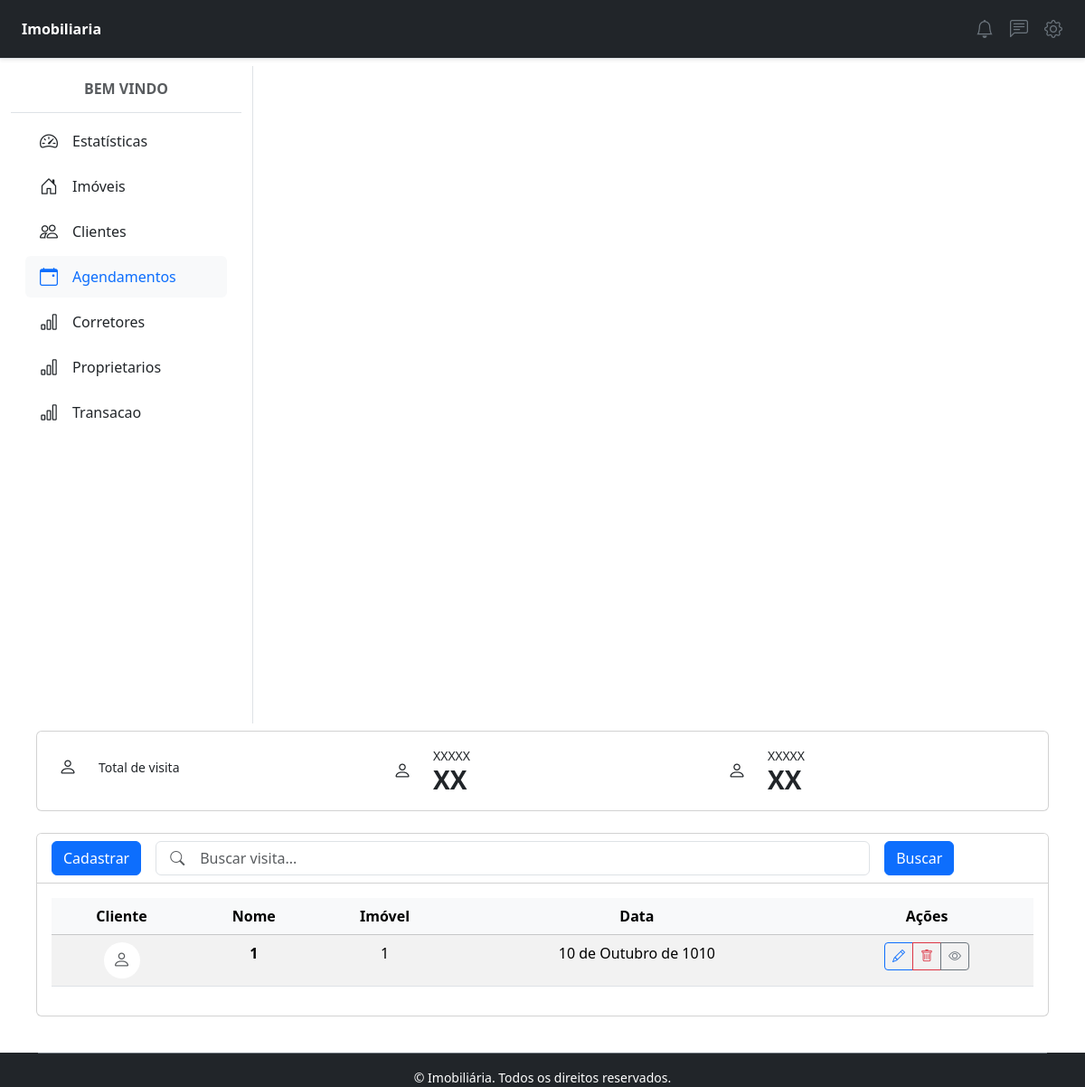
The app's page /visitas/, older data.
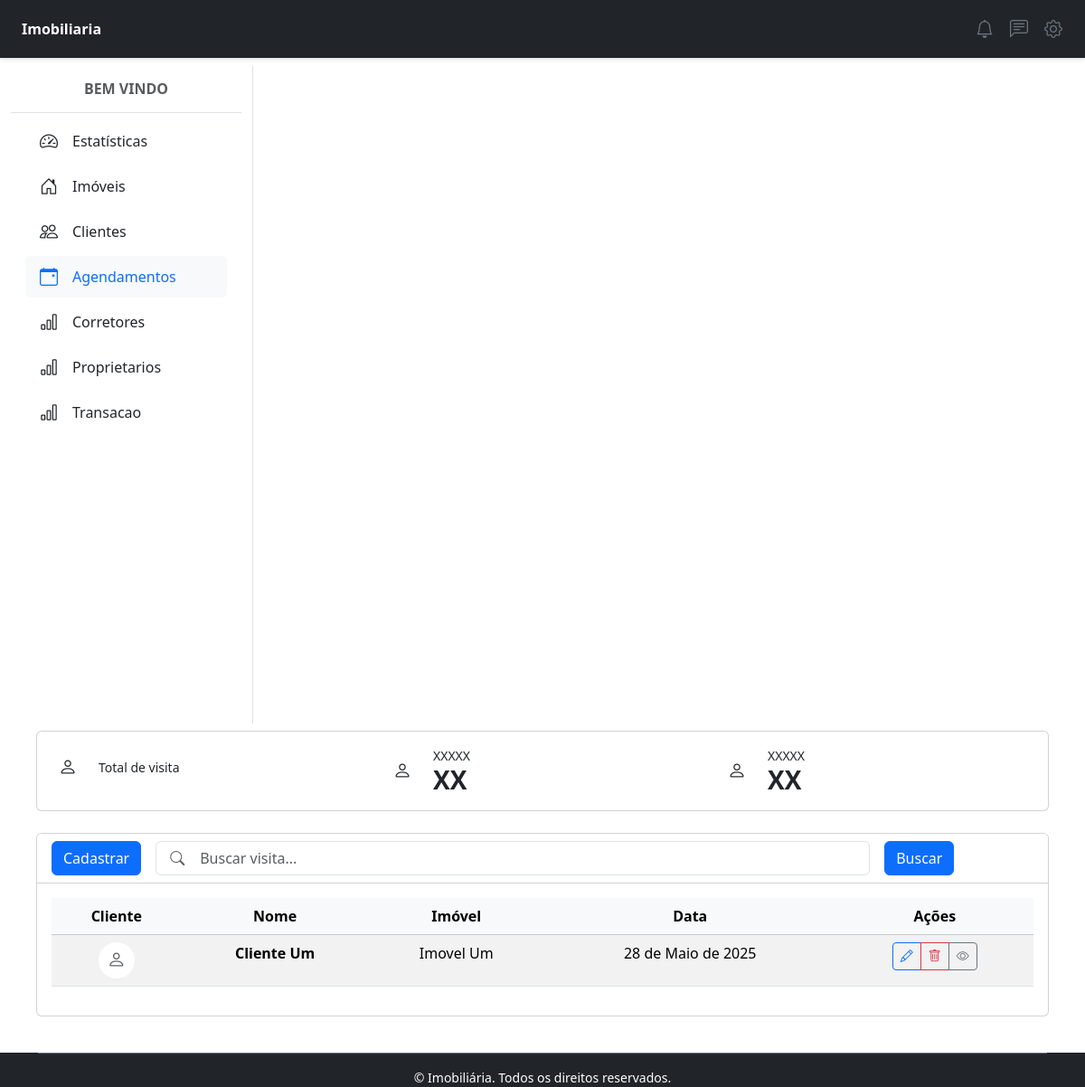
The same page, newer data.
### visita/models.py (models this page shows)
class Visita(models.Model):
    corretor = models.ForeignKey('corretores.Corretor', on_delete=models.CASCADE, related_name='corretor', null=True)
    imovel = models.ForeignKey('imovel.Imovel', on_delete=models.CASCADE, related_name='imovel', null=True)
    cliente = models.ForeignKey('cliente.Cliente', on_delete=models.CASCADE, related_name='cliente', null=True)
    data = models.DateField('Data', help_text='Data da visita', null=True)
    codigoVisita = models.CharField('Código da Visita', max_length=10, unique=True, help_text='Código único da visita', default='Visita')
    class Meta:
        verbose_name = 'Cliente'
        verbose_name_plural = 'Clientes'

### cliente/models.py (models this page shows)
class Cliente(Pessoa):
    codigoCliente = models.CharField('Código do Cliente', max_length=10, unique=True, help_text='Código único do cliente')
    class Meta:
        verbose_name = 'Cliente'
        verbose_name_plural = 'Clientes'
    def __str__(self):
        return self.nome

### imovel/models.py (models this page shows, shortened)
class Imovel(models.Model):
    nome = models.CharField(max_length=100)
    codigoImovel = models.CharField('Código do Imóvel', max_length=10, unique=True, help_text='Código único do imóvel', default='Imovel')
    foto = StdImageField('Foto', upload_to='pessoas', delete_orphans=True, null=True, blank=True)
    endereco = models.CharField('Endereço', max_length=100, help_text='Endereço completo')
    proprietario = models.ManyToManyField(Proprietario, verbose_name='Proprietário', help_text='Selecione o proprietário do imóvel')
    disponivel_locacao = models.BooleanField('Disponível para Locação', default=True, help_text='Indica se o imóvel está disponível para locação')
    valorVenda = models.DecimalField('Valor de Venda', max_digits=10, decimal_places=2, null=True, blank=True, help_text='Valor do imóvel para venda')
    valorIPTU = models.DecimalField('Valor IPTU', max_digits=10, decimal_places=2, null=True, blank=True, help_text='Valor anual do IPTU')
    valorCondominio = models.DecimalField('Valor do Condomínio', max_digits=10, decimal_places=2, null=True, blank=True, help_text='Valor mensal do condomínio')
    areaTotal = models.DecimalField('Área Total (m²)', max_digits=10, decimal_places=2, null=True, blank=True, help_text='Área total do imóvel em metros quadrados')
    areaPrivativa = models.DecimalField('Área Privativa (m²)', max_digits=10, decimal_places=2, null=True, blank=True, help_text='Área privativa do imóvel em metros quadrados')
    areaUtil = models.DecimalField('Área Útil (m²)', max_digits=10, decimal_places=2, null=True, blank=True, help_text='Área útil do imóvel em metros quadrados')
    numQuartos = models.IntegerField('Número de Quartos', null=True, blank=True, help_text='Número de quartos no imóvel')
    numBanheiros = models.IntegerField('Número de Banheiros', null=True, blank=True, help_text='Número de banheiros no imóvel')
    vagasGaragem = models.IntegerField('Vagas de Garagem', null=True, blank=True, help_text='Número de vagas de garagem disponíveis')
    caracteristicas = models.TextField('Características', null=True, blank=True, help_text='Descrição das características do imóvel')
    comodidades = models.TextField('Comodidades', null=True, blank=True, help_text='Lista de comodidades oferecidas pelo imóvel')
    descricao = models.TextField('Descrição Completa', null=True, blank=True, help_text='Descrição detalhada do imóvel')
    tipoImovel = models.CharField('Tipo de Imóvel', max_length=20, choices=[('Casa', 'Casa'), ('Apartamento', 'Apartamento'), ('Terreno', 'Terreno'), ('Comercial', 'Comercial'), ('Outro', 'Outro'),], null=True, blank=True, help_text='Tipo do imóvel (casa, apartamento, etc.)')
    class Meta:
        verbose_name = 'Imóvel'
        verbose_name_plural = 'Imóveis'
    def __str__(self):
        return self.nome

### visita/views.py (the view)
# urls.py: path('visitas/', VisitaView.as_view(), name='visita'),
class VisitaView(ListView):
    model = Visita
    template_name = 'visitas.html'
    def get_queryset(self):
        buscar = self.request.GET.get('buscar')
        qs = super(VisitaView, self).get_queryset()
        if buscar:
            qs = qs.filter(nome__icontains=buscar)
        if qs.count() > 0:
            paginator = Paginator(qs, 10)
            listagem = paginator.get_page(self.request.GET.get('page'))
            return listagem
        else:
            return messages.info(self.request, 'Nenhum agendamento encontrado')

### visita/templates/visitas.html (shortened to what the changed rows need)
{% extends "principal.html" %}
{% block content %}
<body class="bg-gray-50">
    <div class="container-fluid">
        <div class="row">
            <main class="col-md-9 mx-auto col-lg-12 p-3">
                <div class="card">
                    <div class="card-body">
                        <div class="table-responsive">
                            <table class="table table-hover table-striped">
                                <thead class="table-light text-center">
                                    <tr>
                                        <th>Cliente</th>
                                        <th>Nome</th>
                                        <th>Imóvel</th>
                                        <th>Data</th>
                                        <th>Ações</th>
                                    </tr>
                                </thead>
                                <tbody class="text-center">
                                    {% for visita in object_list %}
                                    <tr>
                                        <td>
                                            {% if visita.foto %}
                                            <img src="{{ visita.foto.url }}" class="rounded-circle" width="40" height="40" alt="Foto do visita"/>
                                            {% else %}
                                            <div class="bg-white rounded-circle d-flex align-items-center justify-content-center mx-auto" style="width: 40px; height: 40px;">
                                                <i class="bi bi-person text-muted fs-5"></i>
                                            </div>
                                            {% endif %}
                                        </td>
                                        <td class="fw-bold">{{ visita.cliente }}</td>
                                        <td>{{ visita.imovel|default:"-" }}</td>
                                        <td>{{ visita.data|default:"-" }}</td>
                                        <td class="text-center">
                                            <div class="btn-group btn-group-sm" role="group">
                                                <a href="{% url 'visita_editar' visita.pk %}" class="btn btn-outline-primary" title="Editar">
                                                    <i class="bi bi-pencil"></i>
                                                </a>
                                                <a href="{% url 'visita_apagar' visita.pk %}" class="btn btn-outline-danger" title="Excluir">
                                                    <i class="bi bi-trash"></i>
                                                </a>
                                                <button type="button" class="btn btn-outline-secondary" data-bs-toggle="modal" data-bs-target="#modal{{visita.id}}">
                                                    <i class="bi bi-eye"></i>
                                                </button>
                                            </div>
                                        </td>
                                    </tr>
                                    {% endfor %}
                                </tbody>
                            </table>
                        </div>
                    </div>
                </div>
            </main>
        </div>
    </div>
</body>
</html>
{% endblock %}

Row changes from the older to the newer data that the page shows:
removed Visita: cliente "1", imovel "1", data "10 de Outubro de 1010"
added Visita: cliente "Cliente Um", imovel "Imovel Um", data "28 de Maio de 2025"
